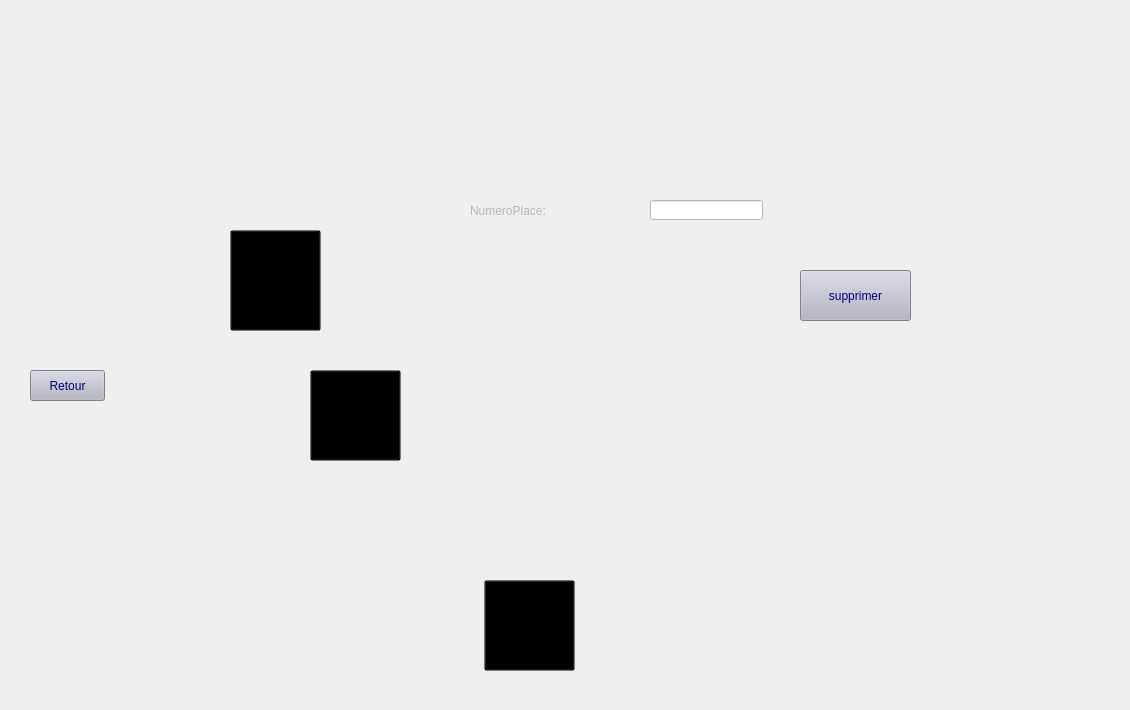
      <widget class="QWidget" name="supprimerplace_2">
       <widget class="QLabel" name="label_8">
        <property name="geometry">
         <rect>
          <x>20</x>
          <y>0</y>
          <width>1101</width>
          <height>701</height>
         </rect>
        </property>
        <property name="styleSheet">
         <string notr="true">/*background-image: url(:/photointegrationparking/gererzone.png);*/
background-image: url(:/1.png);</string>
        </property>
        <property name="text">
         <string/>
        </property>
       </widget>
       <widget class="QPushButton" name="ajouterplace_2">
        <property name="geometry">
         <rect>
          <x>310</x>
          <y>370</y>
          <width>91</width>
          <height>91</height>
         </rect>
        </property>
        <property name="styleSheet">
         <string notr="true">background-color: transparent;</string>
        </property>
        <property name="text">
         <string/>
        </property>
       </widget>
       <widget class="QPushButton" name="modifierplace_3">
        <property name="geometry">
         <rect>
          <x>484</x>
          <y>580</y>
          <width>91</width>
          <height>91</height>
         </rect>
        </property>
        <property name="styleSheet">
         <string notr="true">background-color: transparent;</string>
        </property>
        <property name="text">
         <string/>
        </property>
       </widget>
       <widget class="QPushButton" name="afficherplace_2">
        <property name="geometry">
         <rect>
          <x>230</x>
          <y>230</y>
          <width>91</width>
          <height>101</height>
         </rect>
        </property>
        <property name="styleSheet">
         <string notr="true">background-color: transparent;</string>
        </property>
        <property name="text">
         <string/>
        </property>
       </widget>
       <widget class="QLabel" name="label_supprimer">
        <property name="geometry">
         <rect>
          <x>470</x>
          <y>190</y>
          <width>161</width>
          <height>41</height>
         </rect>
        </property>
        <property name="styleSheet">
         <string notr="true">font: 18pt &quot;Arial&quot;;
color: rgb(179, 179, 193);</string>
        </property>
        <property name="text">
         <string>NumeroPlace:</string>
        </property>
       </widget>
       <widget class="QPushButton" name="pushButton_confirmersupprimer">
        <property name="geometry">
         <rect>
          <x>800</x>
          <y>270</y>
          <width>111</width>
          <height>51</height>
         </rect>
        </property>
        <property name="styleSheet">
         <string notr="true">#pushButton_confirmersupprimer{
	font: 18pt &quot;Bahnschrift&quot;;

	background-color: rgb(179, 179, 193);
	
	
	
	color: rgb(0, 0, 127);
	
;}


#pushButton_confirmersupprimere:hover{
;

	color: rgb(255, 255, 255);
	background-color: rgb(4, 44, 89);
	}</string>
        </property>
        <property name="text">
         <string>supprimer</string>
        </property>
       </widget>
       <widget class="QLineEdit" name="lineEdit_numplaceasupprimer">
        <property name="geometry">
         <rect>
          <x>650</x>
          <y>200</y>
          <width>113</width>
          <height>20</height>
         </rect>
        </property>
        <property name="styleSheet">
         <string notr="true">#lineEdit_numplaceasupprimer{

background-color: rgb(255, 255, 255);
	
	color: rgb(4, 44, 89);
	
;}


#lineEdit_numplaceasupprimre:hover{
;

	color: rgb(255, 255, 255);
	background-color: rgb(4, 44, 89);
	}</string>
        </property>
       </widget>
       <widget class="QPushButton" name="retour_4">
        <property name="geometry">
         <rect>
          <x>30</x>
          <y>370</y>
          <width>75</width>
          <height>31</height>
         </rect>
        </property>
        <property name="styleSheet">
         <string notr="true">#retour_4{
	font: 18pt &quot;Bahnschrift&quot;;

	background-color: rgb(179, 179, 193);
	
	
	
	color: rgb(0, 0, 127);
	
;}


#retour_4:hover{
;

	color: rgb(255, 255, 255);
	background-color: rgb(4, 44, 89);
	}</string>
        </property>
        <property name="text">
         <string>Retour</string>
        </property>
       </widget>
      </widget>
